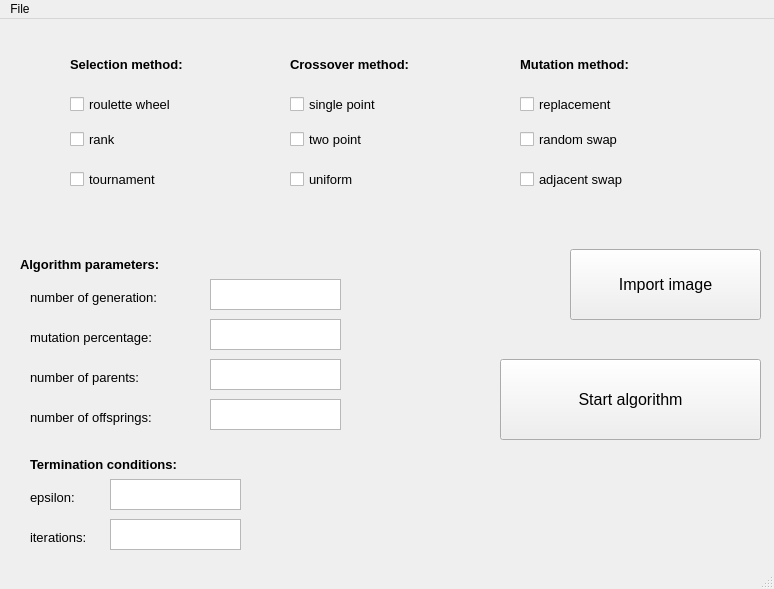
<?xml version="1.0" encoding="UTF-8"?>
<ui version="4.0">
 <class>MainWindow</class>
 <widget class="QMainWindow" name="MainWindow">
  <property name="geometry">
   <rect>
    <x>0</x>
    <y>0</y>
    <width>774</width>
    <height>589</height>
   </rect>
  </property>
  <property name="windowTitle">
   <string>ImageReproductionGA</string>
  </property>
  <widget class="QWidget" name="centralwidget">
   <widget class="QLabel" name="label_selection">
    <property name="geometry">
     <rect>
      <x>70</x>
      <y>20</y>
      <width>201</width>
      <height>51</height>
     </rect>
    </property>
    <property name="font">
     <font>
      <pointsize>10</pointsize>
      <weight>75</weight>
      <italic>false</italic>
      <bold>true</bold>
     </font>
    </property>
    <property name="text">
     <string>Selection method:</string>
    </property>
   </widget>
   <widget class="QLabel" name="label_crossover">
    <property name="geometry">
     <rect>
      <x>290</x>
      <y>20</y>
      <width>201</width>
      <height>51</height>
     </rect>
    </property>
    <property name="font">
     <font>
      <pointsize>10</pointsize>
      <weight>75</weight>
      <italic>false</italic>
      <bold>true</bold>
     </font>
    </property>
    <property name="text">
     <string>Crossover method:</string>
    </property>
   </widget>
   <widget class="QLabel" name="label_mutation">
    <property name="geometry">
     <rect>
      <x>520</x>
      <y>20</y>
      <width>181</width>
      <height>51</height>
     </rect>
    </property>
    <property name="font">
     <font>
      <pointsize>10</pointsize>
      <weight>75</weight>
      <italic>false</italic>
      <bold>true</bold>
     </font>
    </property>
    <property name="text">
     <string>Mutation method:</string>
    </property>
   </widget>
   <widget class="QCheckBox" name="checkBox_roulette">
    <property name="geometry">
     <rect>
      <x>70</x>
      <y>70</y>
      <width>151</width>
      <height>31</height>
     </rect>
    </property>
    <property name="font">
     <font>
      <pointsize>10</pointsize>
     </font>
    </property>
    <property name="text">
     <string>roulette wheel</string>
    </property>
   </widget>
   <widget class="QCheckBox" name="checkBox_rank">
    <property name="geometry">
     <rect>
      <x>70</x>
      <y>110</y>
      <width>81</width>
      <height>20</height>
     </rect>
    </property>
    <property name="font">
     <font>
      <pointsize>10</pointsize>
     </font>
    </property>
    <property name="text">
     <string>rank</string>
    </property>
   </widget>
   <widget class="QCheckBox" name="checkBox_tournament">
    <property name="geometry">
     <rect>
      <x>70</x>
      <y>150</y>
      <width>121</width>
      <height>21</height>
     </rect>
    </property>
    <property name="font">
     <font>
      <pointsize>10</pointsize>
     </font>
    </property>
    <property name="text">
     <string>tournament</string>
    </property>
   </widget>
   <widget class="QCheckBox" name="checkBox_single_point">
    <property name="geometry">
     <rect>
      <x>290</x>
      <y>70</y>
      <width>151</width>
      <height>31</height>
     </rect>
    </property>
    <property name="font">
     <font>
      <pointsize>10</pointsize>
     </font>
    </property>
    <property name="text">
     <string>single point</string>
    </property>
   </widget>
   <widget class="QCheckBox" name="checkBox_uniform">
    <property name="geometry">
     <rect>
      <x>290</x>
      <y>150</y>
      <width>121</width>
      <height>21</height>
     </rect>
    </property>
    <property name="font">
     <font>
      <pointsize>10</pointsize>
     </font>
    </property>
    <property name="text">
     <string>uniform</string>
    </property>
   </widget>
   <widget class="QCheckBox" name="checkBox_two_point">
    <property name="geometry">
     <rect>
      <x>290</x>
      <y>110</y>
      <width>131</width>
      <height>21</height>
     </rect>
    </property>
    <property name="font">
     <font>
      <pointsize>10</pointsize>
     </font>
    </property>
    <property name="text">
     <string>two point</string>
    </property>
   </widget>
   <widget class="QCheckBox" name="checkBox_replacment">
    <property name="geometry">
     <rect>
      <x>520</x>
      <y>70</y>
      <width>151</width>
      <height>31</height>
     </rect>
    </property>
    <property name="font">
     <font>
      <pointsize>10</pointsize>
     </font>
    </property>
    <property name="text">
     <string>replacement</string>
    </property>
   </widget>
   <widget class="QCheckBox" name="checkBox_adjacent_swap">
    <property name="geometry">
     <rect>
      <x>520</x>
      <y>150</y>
      <width>141</width>
      <height>21</height>
     </rect>
    </property>
    <property name="font">
     <font>
      <pointsize>10</pointsize>
     </font>
    </property>
    <property name="text">
     <string>adjacent swap</string>
    </property>
   </widget>
   <widget class="QCheckBox" name="checkBox_random_swap">
    <property name="geometry">
     <rect>
      <x>520</x>
      <y>110</y>
      <width>161</width>
      <height>21</height>
     </rect>
    </property>
    <property name="font">
     <font>
      <pointsize>10</pointsize>
     </font>
    </property>
    <property name="text">
     <string>random swap</string>
    </property>
   </widget>
   <widget class="QLabel" name="label_selection_alg_param">
    <property name="geometry">
     <rect>
      <x>20</x>
      <y>220</y>
      <width>201</width>
      <height>51</height>
     </rect>
    </property>
    <property name="font">
     <font>
      <pointsize>10</pointsize>
      <weight>75</weight>
      <italic>false</italic>
      <bold>true</bold>
     </font>
    </property>
    <property name="text">
     <string>Algorithm parameters:</string>
    </property>
   </widget>
   <widget class="QLabel" name="label_num_iter">
    <property name="geometry">
     <rect>
      <x>30</x>
      <y>270</y>
      <width>181</width>
      <height>16</height>
     </rect>
    </property>
    <property name="font">
     <font>
      <pointsize>10</pointsize>
     </font>
    </property>
    <property name="text">
     <string>number of generation: </string>
    </property>
   </widget>
   <widget class="QLabel" name="label_mutation_percentage">
    <property name="geometry">
     <rect>
      <x>30</x>
      <y>310</y>
      <width>171</width>
      <height>16</height>
     </rect>
    </property>
    <property name="font">
     <font>
      <pointsize>10</pointsize>
     </font>
    </property>
    <property name="text">
     <string>mutation percentage:</string>
    </property>
   </widget>
   <widget class="QLabel" name="label_num_parameters">
    <property name="geometry">
     <rect>
      <x>30</x>
      <y>350</y>
      <width>161</width>
      <height>16</height>
     </rect>
    </property>
    <property name="font">
     <font>
      <pointsize>10</pointsize>
     </font>
    </property>
    <property name="text">
     <string>number of parents:</string>
    </property>
   </widget>
   <widget class="QLabel" name="label_num_offsprings">
    <property name="geometry">
     <rect>
      <x>30</x>
      <y>390</y>
      <width>171</width>
      <height>16</height>
     </rect>
    </property>
    <property name="font">
     <font>
      <pointsize>10</pointsize>
     </font>
    </property>
    <property name="text">
     <string>number of offsprings:</string>
    </property>
   </widget>
   <widget class="QLabel" name="label_epsajlon">
    <property name="geometry">
     <rect>
      <x>30</x>
      <y>470</y>
      <width>131</width>
      <height>16</height>
     </rect>
    </property>
    <property name="font">
     <font>
      <pointsize>10</pointsize>
     </font>
    </property>
    <property name="text">
     <string>epsilon:</string>
    </property>
   </widget>
   <widget class="QLabel" name="label_iterations_termination">
    <property name="geometry">
     <rect>
      <x>30</x>
      <y>510</y>
      <width>131</width>
      <height>16</height>
     </rect>
    </property>
    <property name="font">
     <font>
      <pointsize>10</pointsize>
     </font>
    </property>
    <property name="text">
     <string>iterations:</string>
    </property>
   </widget>
   <widget class="QLabel" name="label_selection_term_cond">
    <property name="geometry">
     <rect>
      <x>30</x>
      <y>420</y>
      <width>211</width>
      <height>51</height>
     </rect>
    </property>
    <property name="font">
     <font>
      <pointsize>10</pointsize>
      <weight>75</weight>
      <italic>false</italic>
      <bold>true</bold>
     </font>
    </property>
    <property name="text">
     <string>Termination conditions:</string>
    </property>
   </widget>
   <widget class="QPushButton" name="pushButton_import_image">
    <property name="geometry">
     <rect>
      <x>570</x>
      <y>230</y>
      <width>191</width>
      <height>71</height>
     </rect>
    </property>
    <property name="font">
     <font>
      <pointsize>12</pointsize>
     </font>
    </property>
    <property name="text">
     <string>Import image</string>
    </property>
   </widget>
   <widget class="QPushButton" name="pushButton_start_algorithm">
    <property name="geometry">
     <rect>
      <x>500</x>
      <y>340</y>
      <width>261</width>
      <height>81</height>
     </rect>
    </property>
    <property name="font">
     <font>
      <pointsize>12</pointsize>
     </font>
    </property>
    <property name="text">
     <string>Start algorithm</string>
    </property>
   </widget>
   <widget class="QTextEdit" name="textEdit_number_of_generation">
    <property name="geometry">
     <rect>
      <x>210</x>
      <y>260</y>
      <width>131</width>
      <height>31</height>
     </rect>
    </property>
   </widget>
   <widget class="QTextEdit" name="textEdit_mutation_perecentage">
    <property name="geometry">
     <rect>
      <x>210</x>
      <y>300</y>
      <width>131</width>
      <height>31</height>
     </rect>
    </property>
   </widget>
   <widget class="QTextEdit" name="textEdit_number_of_parents">
    <property name="geometry">
     <rect>
      <x>210</x>
      <y>340</y>
      <width>131</width>
      <height>31</height>
     </rect>
    </property>
   </widget>
   <widget class="QTextEdit" name="textEdit_number_of_offsprings">
    <property name="geometry">
     <rect>
      <x>210</x>
      <y>380</y>
      <width>131</width>
      <height>31</height>
     </rect>
    </property>
   </widget>
   <widget class="QTextEdit" name="textEdit_epsilon">
    <property name="geometry">
     <rect>
      <x>110</x>
      <y>460</y>
      <width>131</width>
      <height>31</height>
     </rect>
    </property>
   </widget>
   <widget class="QTextEdit" name="textEdit_iterations">
    <property name="geometry">
     <rect>
      <x>110</x>
      <y>500</y>
      <width>131</width>
      <height>31</height>
     </rect>
    </property>
   </widget>
  </widget>
  <widget class="QMenuBar" name="menubar">
   <property name="geometry">
    <rect>
     <x>0</x>
     <y>0</y>
     <width>774</width>
     <height>26</height>
    </rect>
   </property>
   <widget class="QMenu" name="menuFile">
    <property name="title">
     <string>File</string>
    </property>
    <addaction name="actionClose"/>
   </widget>
   <addaction name="menuFile"/>
  </widget>
  <widget class="QStatusBar" name="statusbar"/>
  <action name="actionClose">
   <property name="text">
    <string>Close</string>
   </property>
  </action>
 </widget>
 <resources/>
 <connections/>
</ui>
